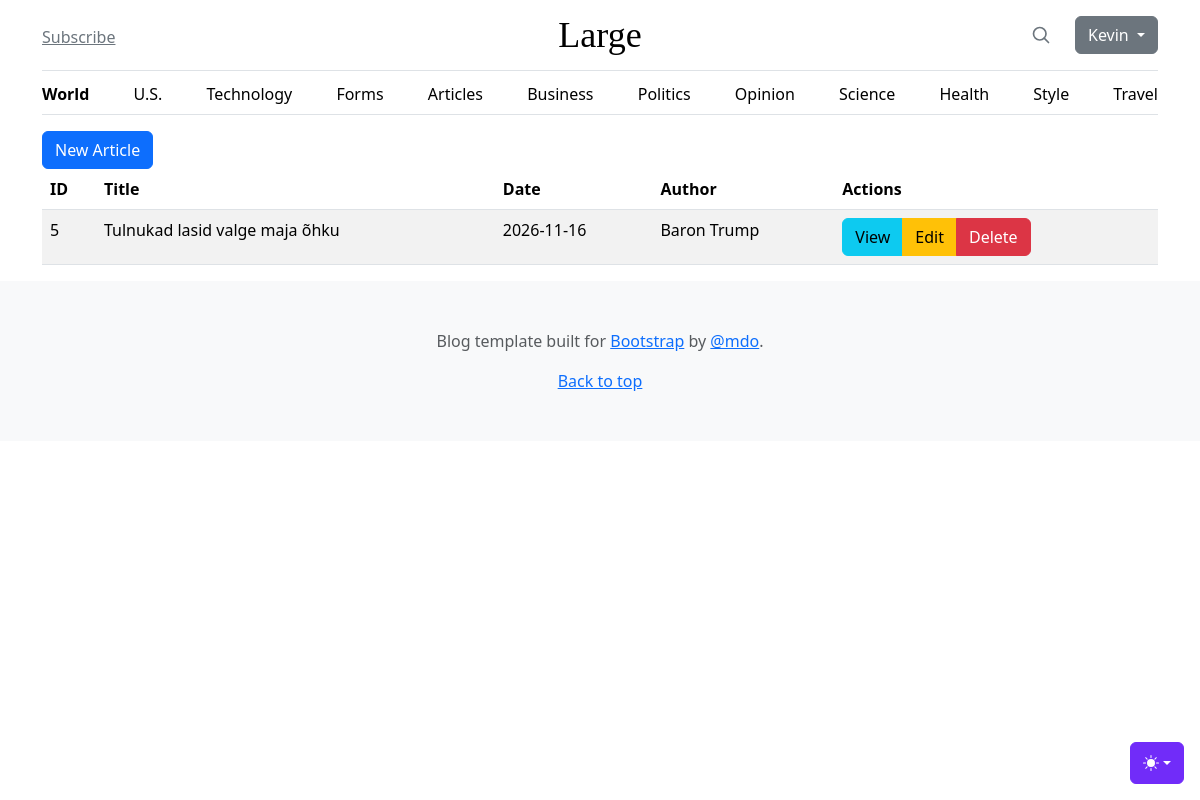
Screenshot of /admin/articles (signed in) with the database file from the repository.
### tables this page shows
CREATE TABLE users
(
    id       integer
        constraint users_pk
            primary key autoincrement,
    name     text not null,
    email    text not null
        constraint users_pk_2
            unique,
    password text not null
);

CREATE TABLE articles
(
    id     integer
        constraint articles_pk
            primary key autoincrement,
    title  text     not null,
    body   text,
    date   datetime not null,
    author text     not null
);

### helpers.php (called while the page is built, shortened)
<?php
function view($viewName, $variables=[]){
    extract($variables);
    include __DIR__ . "/views/$viewName.php";
}
function auth() {
    $userID = $_SESSION['userID'] ?? null;
    if($userID) {
        return User::find($userID);
    }
    return false;
}

### src/Controllers/ArticlesController.php (called while the page is built, shortened)
<?php
class ArticlesController
{
    public function index() {
        $articles = Article::all();
        view('articles/index', compact('title', 'articles'));
    }
}

### src/DB.php (called while the page is built, shortened)
<?php
class DB {
    private $conn;
    public function __construct()
    {
        try {
            $this->conn = new PDO("sqlite:" . __DIR__ . '/../db.sqlite');
            $this->conn->setAttribute(PDO::ATTR_ERRMODE, PDO::ERRMODE_EXCEPTION);
        } catch (PDOException $e) {
            echo "Connection failed: " . $e->getMessage();
        }
    }
    public function all($table, $class) {
        $sql = "SELECT * FROM $table";
        $result = $this->conn->query($sql);
        $result->setFetchMode(PDO::FETCH_CLASS, $class);
        return $result->fetchAll();
    }
    public function find($table, $class, $id) {
        $sql = "SELECT * FROM $table WHERE id=$id";
        $result = $this->conn->query($sql);
        $result->setFetchMode(PDO::FETCH_CLASS, $class);
        return $result->fetch();
    }
}

### src/Models/Model.php (called while the page is built, shortened)
<?php
abstract class Model {
    protected static string $table;
    public static function all() {
        $db = new DB();
        return $db->all(static::$table, static::class);
    }
    public static function find($id) {
        $db = new DB();
        return $db->find(static::$table, static::class, $id);
    }
}

### views/articles/index.php (the view)
<?php include __DIR__ . '/../partials/header.php'; ?>
<main class="container">
  <a href="/admin/articles/create" class="btn btn-primary">New Article</a>
  <table class="table table-hover table-striped">
    <thead>
      <th>ID</th>
      <th>Title</th>
      <th>Date</th>
      <th>Author</th>
      <th>Actions</th>
    </thead>
    <tbody>
      <?php foreach (($articles ?? []) as $article): ?>
        <tr>
          <td><?= $article->id ?></td>
          <td><?= $article->title ?></td>
          <td><?= $article->date ?></td>
          <td><?= $article->author ?></td>
          <td>
            <div class="btn-group">
              <a href="/admin/articles/view?id=<?= $article->id ?>" class="btn btn-info">View</a>
              <a href="/admin/articles/edit?id=<?= $article->id ?>" class="btn btn-warning">Edit</a>
              <a href="/admin/articles/delete?id=<?= $article->id ?>" class="btn btn-danger">Delete</a>
            </div>
          </td>
        </tr>
      <?php endforeach ?>
    </tbody>
  </table>
</main>
<?php include __DIR__ . '/../partials/footer.php'; ?>

### views/partials/nav.php (shortened to what this page needs)
<div class="container">
  <header class="border-bottom lh-1 py-3">
    <div class="row flex-nowrap justify-content-between align-items-center">
      <div class="col-4 pt-1">
        <a class="link-secondary" href="#">Subscribe</a>
      </div>
      <div class="col-4 text-center">
        <a
          class="blog-header-logo text-body-emphasis text-decoration-none"
          href="#">Large</a>
      </div>
      <div class="col-4 d-flex justify-content-end align-items-center gap-2">
        <a class="link-secondary" href="#" aria-label="Search">
          <svg
            xmlns="http://www.w3.org/2000/svg"
            width="20"
            height="20"
            fill="none"
            stroke="currentColor"
            stroke-linecap="round"
            stroke-linejoin="round"
            stroke-width="2"
            class="mx-3"
            role="img"
            viewBox="0 0 24 24">
            <title>Search</title>
            <circle cx="10.5" cy="10.5" r="7.5"></circle>
            <path d="M21 21l-5.2-5.2"></path>
          </svg>
        </a>
        <?php if (auth()): ?>
          <div class="dropdown">
            <button class="btn btn-secondary dropdown-toggle" type="button" data-bs-toggle="dropdown" aria-expanded="false">
              <?= auth()->name ?>
            </button>
          </div>
        <?php else: ?>
          <a class="btn btn-sm btn-outline-secondary" href="/register">Sign up</a>
          <a class="btn btn-sm btn-outline-primary" href="/login">Login</a>
        <?php endif ?>
      </div>
    </div>
  </header>
  <div class="nav-scroller py-1 mb-3 border-bottom">
    <nav class="nav nav-underline justify-content-between">
      <a class="nav-item nav-link link-body-emphasis active" href="/">World</a>
      <a class="nav-item nav-link link-body-emphasis" href="/us">U.S.</a>
      <a class="nav-item nav-link link-body-emphasis" href="#">Technology</a>
      <a class="nav-item nav-link link-body-emphasis" href="/forms">Forms</a>
      <a class="nav-item nav-link link-body-emphasis" href="/admin/articles">Articles</a>
      <a class="nav-item nav-link link-body-emphasis" href="#">Business</a>
      <a class="nav-item nav-link link-body-emphasis" href="#">Politics</a>
      <a class="nav-item nav-link link-body-emphasis" href="#">Opinion</a>
      <a class="nav-item nav-link link-body-emphasis" href="#">Science</a>
      <a class="nav-item nav-link link-body-emphasis" href="#">Health</a>
      <a class="nav-item nav-link link-body-emphasis" href="#">Style</a>
      <a class="nav-item nav-link link-body-emphasis" href="#">Travel</a>
    </nav>
  </div>
</div>

### public/blog.css (style rules this page uses)
.blog-header-logo { font-family: "Playfair Display", Georgia, "Times New Roman", serif; font-size: 2.25rem; }

### views/partials/header.php (style rules this page uses)
.nav-scroller { position: relative; z-index: 2; height: 2.75rem; overflow-y: hidden; }
.nav-scroller .nav { display: flex; flex-wrap: nowrap; padding-bottom: 1rem; margin-top: -1px; overflow-x: auto; text-align: center; white-space: nowrap; -webkit-overflow-scrolling: touch; }

### rows the page displays
users: name "Kevin"
articles: id "5", title "Tulnukad lasid valge maja õhku", date "2026-11-16", author "Baron Trump"
